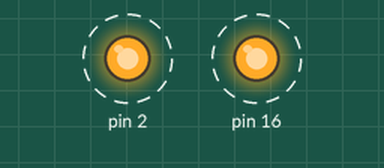
Simulated run of this sketch. Board: Arduino Uno, built with avr-gcc and run on an emulated ATmega328P. Parts: output pins drawn as LEDs (lit = HIGH). Dashed ring = blinking.

Above: at 0.2 s.
Timing chart, 0 to 3.5 s (numbered marks = the images above):
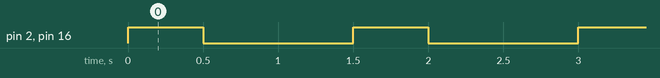

The sketch:

test.ino
```cpp
void setup() {
  pinMode(2, OUTPUT);
  pinMode(16, OUTPUT);

}

void loop() {
  digitalWrite(2, HIGH);
  digitalWrite(16, HIGH);
  delay(500);
  digitalWrite(2, LOW);
  digitalWrite(16, LOW);
  delay(1000);
}
```

Measured:
- by itself, pin 2, pin 16: alternates HIGH for 0.50 s and LOW for 1.0 s
